Frame 1 (no input): blank canvas, image omitted
Frame 60 (no input): blank canvas, image omitted
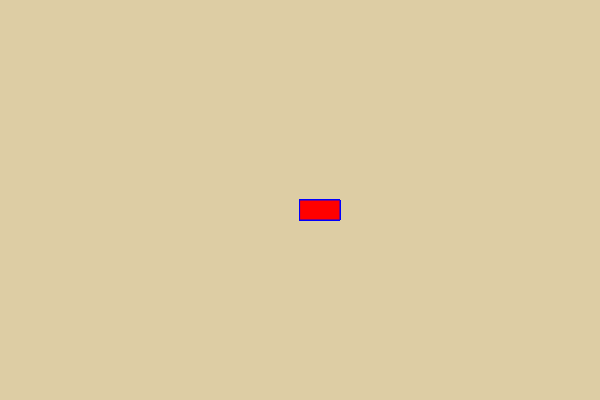
Frame 120 (the mouse pressed at the canvas centre since frame 60)

The p5.js sketch whose frames 1 and 60 were blank and that drew this single picture after the mouse press (run headless with seeded random() and noise() and a simulated clock; from frame 60 on, the mouse is pressed at the canvas centre):

// p5.js sketch
// ── sketch.js
function setup() {
  createCanvas(600, 400); 
  background("rgb(221,205,164)");
}

function draw() {
  stroke(" blue");
  fill("red");

  
  if(mouseIsPressed){
   rect(mouseX, mouseY, 40, 20)
  }
}
